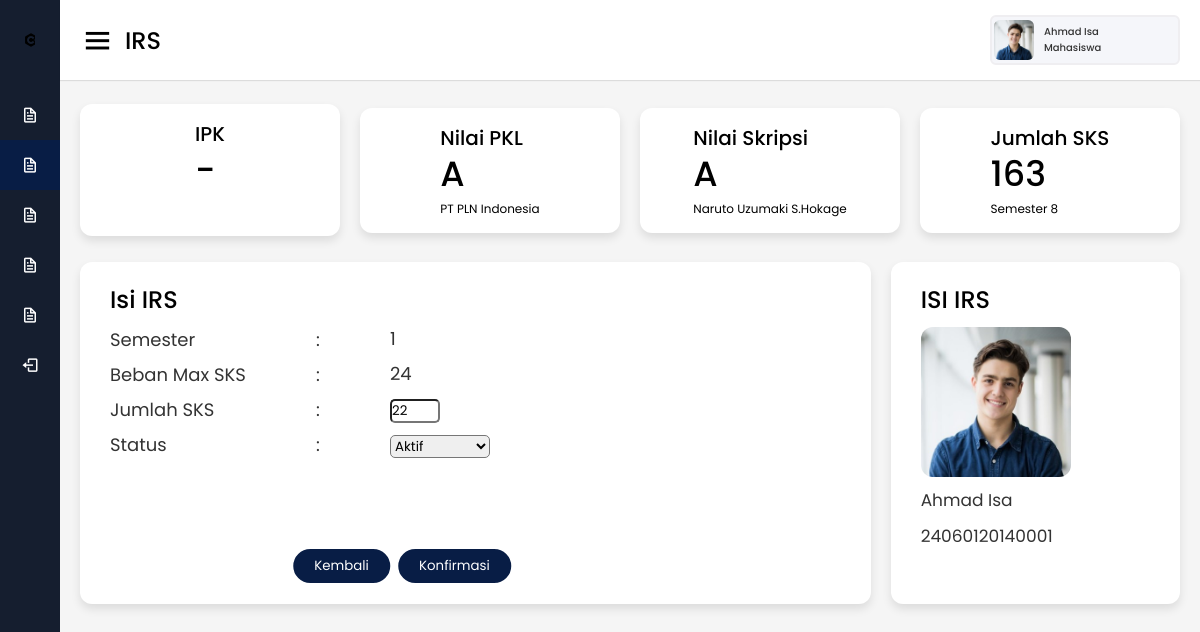
Screenshot of /Mahasiswa/isiirs.php?nim=24060120140001&smt=1 (signed in) with the database file from the repository.
### tables this page shows
CREATE TABLE `skripsi` (
  `NIM` varchar(100) NOT NULL,
  `smt` int(11) NOT NULL,
  `status` varchar(100) NOT NULL DEFAULT '-',
  `nilai_skripsi` varchar(100) NOT NULL DEFAULT '-',
  `tgl_sidang` date NOT NULL,
  `berita_acara` varchar(100) DEFAULT NULL,
  `dospem` varchar(100) NOT NULL DEFAULT '-',
  `file_skripsi` varchar(255) DEFAULT NULL
);

CREATE TABLE `mahasiswa` (
  `NIM` varchar(100) NOT NULL,
  `nama_mhs` varchar(100) NOT NULL,
  `email` varchar(100) NOT NULL,
  `alamat` varchar(100) NOT NULL,
  `no_telp` varchar(100) NOT NULL,
  `angkatan` varchar(100) NOT NULL,
  `status` varchar(100) NOT NULL,
  `foto` varchar(100) NOT NULL,
  `jalur_masuk` varchar(100) NOT NULL,
  `kode_kota_kab` int(100) NOT NULL,
  `username` varchar(100) NOT NULL,
  `NIP_doswal` varchar(100) DEFAULT NULL,
  `NIP_dospem_pkl` varchar(100) DEFAULT NULL,
  `NIP_dospem_skripsi` varchar(100) DEFAULT NULL
);

CREATE TABLE `khs` (
  `NIM` varchar(100) NOT NULL,
  `smt` int(11) NOT NULL,
  `status` varchar(100) NOT NULL DEFAULT '-',
  `jml_sks` int(11) NOT NULL,
  `ips` varchar(100) NOT NULL DEFAULT '-',
  `jml_sksk` int(11) NOT NULL,
  `ipk` varchar(100) NOT NULL DEFAULT '-',
  `file_khs` varchar(255) DEFAULT NULL,
  `validasi` varchar(100) NOT NULL DEFAULT 'Belum Divalidasi'
);

CREATE TABLE `pkl` (
  `NIM` varchar(100) NOT NULL,
  `smt` int(11) NOT NULL,
  `status` varchar(100) NOT NULL,
  `nilai_pkl` varchar(100) DEFAULT NULL,
  `berita_acara` varchar(100) DEFAULT NULL,
  `file_pkl` varchar(100) DEFAULT NULL,
  `instansi` varchar(100) NOT NULL,
  `lama_pkl` varchar(100) NOT NULL,
  `bagian` varchar(100) NOT NULL,
  `tgl_sidang` date NOT NULL
);

CREATE TABLE `irs` (
  `NIM` varchar(100) NOT NULL,
  `smt` int(11) NOT NULL,
  `jml_sks` int(11) NOT NULL,
  `file_irs` varchar(255) DEFAULT NULL,
  `status` varchar(100) NOT NULL DEFAULT '-',
  `validasi` varchar(100) NOT NULL DEFAULT 'Belum Divalidasi'
);

### Mahasiswa/header.php (called while the page is built, shortened)
<?php
$NIM = $_GET['nim'];
?>

### Mahasiswa/isiirs.php (the view, shortened to what this page needs)
<!DOCTYPE html>
<html lang="en" dir="ltr">
<head>
  <link rel="stylesheet" href="style.css">
  <link href='https://unpkg.com/boxicons@2.0.7/css/boxicons.min.css' rel='stylesheet'>
</head>
<body>
  <?php
  include('header.php');
  $smt = $_GET['smt'];
  ?>
  <form action="" method="post" enctype="multipart/form-data">
    <div class="sidebar">
      <div class="logo-details">
        <img class="bx bxl-c-plus-plus logoundip" src="images/u.png" alt="">
        <span class="logo_name">UNIVERSITAS DIPONEGORO</span>
      </div>
      <ul class="nav-links">
        <li>
          <?php
          echo '<a href="profil_mahasiswa.php?nim=' . $NIM . '" >';
          echo '<i class="bx bx-file"></i>';
          echo '<span class="links_name">Profile</span>';
          echo '</a>';
          ?>
        </li>
        <li>
          <?php
          echo '<a href="irs.php?nim=' . $NIM . '" class="active">';
          echo '<i class="bx bx-file"></i>';
          echo '<span class="links_name">IRS</span>';
          echo '</a>';
          ?>
        </li>
        <li>
          <?php
          echo '<a href="khs.php?nim=' . $NIM . '">';
          echo '<i class="bx bx-file"></i>';
          echo '<span class="links_name">KHS</span>';
          echo '</a>';
          ?>
        </li>
        <li>
          <?php
          echo '<a href="pkl.php?nim=' . $NIM . '">';
          echo '<i class="bx bx-file"></i>';
          echo '<span class="links_name">PKL</span>';
          echo '</a>';
          ?>
        </li>
        <li>
          <?php
          echo '<a href="skripsi.php?nim=' . $NIM . '">';
          echo '<i class="bx bx-file"></i>';
          echo '<span class="links_name">Skripsi</span>';
          echo '</a>';
          ?>
        </li>
        <li>
          <a href="../Login/logout.php">
            <i class='bx bx-log-out'></i>
            <span class="links_name">Logout</span>
          </a>
        </li>
      </ul>
    </div>
    <?php
    $pkl = mysqli_query($koneksi, "SELECT * FROM pkl
      WHERE pkl.NIM = '$NIM'; ");
    $mhs = mysqli_query($koneksi, "SELECT * FROM mahasiswa
      WHERE mahasiswa.NIM = '$NIM'; ");
    $khs = mysqli_query($koneksi, "SELECT * FROM khs
      WHERE khs.NIM = '$NIM' ORDER BY smt DESC; ");
    $skripsi = mysqli_query($koneksi, "SELECT * FROM skripsi
      WHERE skripsi.NIM = '$NIM'; ");
    ?>
    <?php
    while ($arr_mhs = mysqli_fetch_array($mhs)) :
      while ($arr_khs = mysqli_fetch_array($khs)) :
        while ($arr_pkl = mysqli_fetch_array($pkl)) :
          while ($arr_skripsi = mysqli_fetch_array($skripsi)) :
    ?>
            <section class="home-section">
              <nav>
                <div class="sidebar-button">
                  <i class='bx bx-menu sidebarBtn'></i>
                  <span class="dashboard">IRS</span>
                </div>
                <div class="profile-details">
                  <img src="images/<?= $arr_mhs['foto']; ?>" alt="">
                  <span class="admin_name"><?= $arr_mhs['nama_mhs']; ?><br>Mahasiswa</span>
                </div>
              </nav>
              <div class="home-content">
                <div class="overview-boxes">
                  <div class="box">
                    <div class="right-side">
                      <div class="box-topic">IPK</div>
                      <div class="number"><?= $arr_khs['ipk']; ?></div>
                      <div class="indicator">
                        <br>
                      </div>
                    </div>
                  </div>
                  <div class="box">
                    <div class="right-side">
                      <div class="box-topic">Nilai PKL</div>
                      <div class="number"><?= $arr_pkl['nilai_pkl']; ?></div>
                      <div class="indicator">
                        <span class="text"><?= $arr_pkl['instansi']; ?></span>
                      </div>
                    </div>
                  </div>
                  <div class="box">
                    <div class="right-side">
                      <div class="box-topic">Nilai Skripsi</div>
                      <div class="number"><?= $arr_skripsi['nilai_skripsi']; ?></div>
                      <div class="indicator">
                        <span class="text"><?= $arr_skripsi['dospem']; ?></span>
                      </div>
                    </div>
                  </div>
                  <div class="box">
                    <div class="right-side">
                      <div class="box-topic">Jumlah SKS</div>
                      <div class="number"><?= $arr_khs['jml_sksk']; ?></div>
                      <div class="indicator">
                        <span class="text">Semester <?= $arr_khs['smt']; ?></span>
                      </div>
                    </div>
                  </div>
                </div>
        <?php endwhile;
        endwhile;
      endwhile;
    endwhile; ?>
        <div class="sales-boxes">
          <div class="recent-sales box">
            <div class="title">Isi IRS</div>
            <form method="POST">
              <div class="sales-details">
                <ul class="details">
                  <li><a>Semester</a></li>
                  <li><a>Beban Max SKS</a></li>
                  <li><a>Jumlah SKS</a></li>
                  <li><a>Status</a></li>
                </ul>
                <ul class="details">
                  <li><a>:</a></li>
                  <li><a>:</a></li>
                  <li><a>:</a></li>
                  <li><a>:</a></li>
                </ul>
                <ul class="details">
                  <?php
                  $query_irs = "SELECT * FROM irs WHERE NIM = '$NIM' AND smt = '$smt'";
                  $irs = $koneksi->query($query_irs);
                  while ($data_irs = $irs->fetch_object()) :
                  ?>
                    <li><a><?php echo $data_irs->smt; ?></a></li>
                    <li><a>24</a></li>
                    <li><a><input name="jml_sks" id="jml_sks" style="border-radius: 5px; width:50px;" value="<?= $data_irs->jml_sks ?>"></a></li>
                    <li><a><select id="status" name="status" style="border-radius: 5px; width:100px;" value="<?= $data_irs->status ?>">
                      <option value="Aktif">Aktif</option>
                      </select></a></li>
                  <?php
                  endwhile;
                  ?>
                </ul>
              </div>
              <div class="update-profil" style="left: 30%;margin-top:100px;">
                <button type="submit" name="kembali" id="kembali" class="save-btn ">Kembali</button>
                <button type="submit" name="submit" id="submit" class="save-btn ">Konfirmasi</button>
              </div>
            </form>
          </div>
          <div class="top-sales box">
          <div class="title">ISI IRS</div>
          <ul class="top-sales-details">
          <?php
            $query_mhs = "SELECT * FROM mahasiswa
            WHERE mahasiswa.NIM = '$NIM'";
            $mhs = $koneksi->query($query_mhs);
            while ($data_mhs = $mhs->fetch_object()):
            ?>
            <li>
              <a>
                <img src="images/<?=$data_mhs->foto ?>" alt="">
              </a>
            <li><span class="product"><?= $data_mhs->nama_mhs ?></span></li>
            <li><span class="price"><?= $data_mhs->NIM ?></span></li>
            <br>
            </li>
            <?php
            endwhile;
            ?>
          </ul>
        </div>
        </div>
              </div>
            </section>
  </form>
</body>
</html>

### rows the page displays
mahasiswa: foto (picture), nama_mhs "Ahmad Isa", NIM "24060120140001"
khs: ipk "-", jml_sksk "163", smt "8"
pkl: nilai_pkl "A", instansi "PT PLN Indonesia"
skripsi: NIM.foto (picture), NIM.nama_mhs "Ahmad Isa", nilai_skripsi "A", dospem "Naruto Uzumaki S.Hokage"
irs: smt "1", jml_sks "22", status "Aktif"
